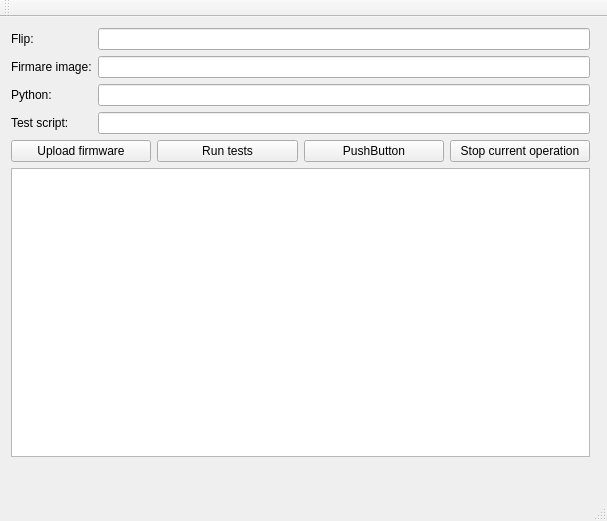
<?xml version="1.0" encoding="UTF-8"?>
<ui version="4.0">
 <class>MainWindow</class>
 <widget class="QMainWindow" name="MainWindow">
  <property name="geometry">
   <rect>
    <x>0</x>
    <y>0</y>
    <width>607</width>
    <height>521</height>
   </rect>
  </property>
  <property name="windowTitle">
   <string>MainWindow</string>
  </property>
  <widget class="QWidget" name="centralWidget">
   <property name="enabled">
    <bool>true</bool>
   </property>
   <property name="sizePolicy">
    <sizepolicy hsizetype="Preferred" vsizetype="Preferred">
     <horstretch>1</horstretch>
     <verstretch>1</verstretch>
    </sizepolicy>
   </property>
   <widget class="QWidget" name="formLayoutWidget">
    <property name="geometry">
     <rect>
      <x>0</x>
      <y>0</y>
      <width>601</width>
      <height>451</height>
     </rect>
    </property>
    <layout class="QFormLayout" name="formLayout">
     <property name="sizeConstraint">
      <enum>QLayout::SetDefaultConstraint</enum>
     </property>
     <property name="fieldGrowthPolicy">
      <enum>QFormLayout::AllNonFixedFieldsGrow</enum>
     </property>
     <item row="0" column="0">
      <widget class="QLabel" name="label">
       <property name="text">
        <string>Flip:</string>
       </property>
      </widget>
     </item>
     <item row="0" column="1">
      <widget class="QLineEdit" name="edtFlipPath"/>
     </item>
     <item row="1" column="0">
      <widget class="QLabel" name="label_2">
       <property name="text">
        <string>Firmare image:</string>
       </property>
      </widget>
     </item>
     <item row="1" column="1">
      <widget class="QLineEdit" name="edtFirmwareImage"/>
     </item>
     <item row="2" column="0">
      <widget class="QLabel" name="lPythonPath">
       <property name="text">
        <string>Python:</string>
       </property>
      </widget>
     </item>
     <item row="2" column="1">
      <widget class="QLineEdit" name="edtPythonPath"/>
     </item>
     <item row="3" column="0">
      <widget class="QLabel" name="label_3">
       <property name="text">
        <string>Test script:</string>
       </property>
      </widget>
     </item>
     <item row="3" column="1">
      <widget class="QLineEdit" name="edtTestScriptFile"/>
     </item>
     <item row="5" column="0" colspan="2">
      <layout class="QHBoxLayout" name="horizontalLayout">
       <item>
        <widget class="QPushButton" name="btnUploadFirmware">
         <property name="text">
          <string>Upload firmware</string>
         </property>
        </widget>
       </item>
       <item>
        <widget class="QPushButton" name="btnRunTests">
         <property name="text">
          <string>Run tests</string>
         </property>
        </widget>
       </item>
       <item>
        <widget class="QPushButton" name="pushButton">
         <property name="text">
          <string>PushButton</string>
         </property>
        </widget>
       </item>
       <item>
        <widget class="QPushButton" name="btnStopCurrentOperation">
         <property name="text">
          <string>Stop current operation</string>
         </property>
        </widget>
       </item>
      </layout>
     </item>
     <item row="6" column="0" colspan="2">
      <widget class="QTextBrowser" name="textBrowser">
       <property name="sizePolicy">
        <sizepolicy hsizetype="Expanding" vsizetype="Expanding">
         <horstretch>0</horstretch>
         <verstretch>1</verstretch>
        </sizepolicy>
       </property>
       <property name="baseSize">
        <size>
         <width>0</width>
         <height>0</height>
        </size>
       </property>
       <property name="font">
        <font>
         <family>Consolas</family>
         <pointsize>10</pointsize>
        </font>
       </property>
      </widget>
     </item>
    </layout>
   </widget>
  </widget>
  <widget class="QMenuBar" name="menuBar">
   <property name="geometry">
    <rect>
     <x>0</x>
     <y>0</y>
     <width>607</width>
     <height>21</height>
    </rect>
   </property>
  </widget>
  <widget class="QToolBar" name="mainToolBar">
   <attribute name="toolBarArea">
    <enum>TopToolBarArea</enum>
   </attribute>
   <attribute name="toolBarBreak">
    <bool>false</bool>
   </attribute>
  </widget>
  <widget class="QStatusBar" name="statusBar"/>
 </widget>
 <layoutdefault spacing="6" margin="11"/>
 <resources/>
 <connections/>
</ui>
